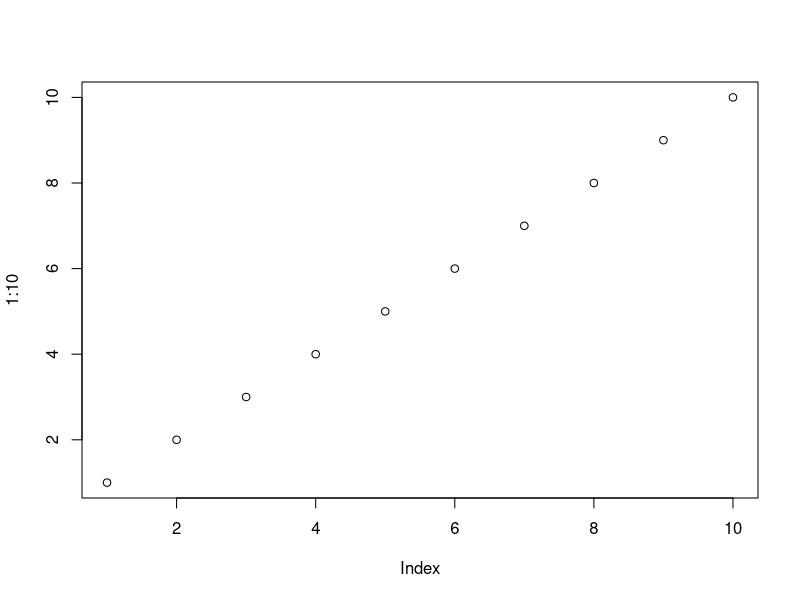

The R source for this figure:
## ---- chunk 1
data(diamonds, package = "ggplot2")
head(diamonds)
## ---- chunk 2
plot(1:10)
